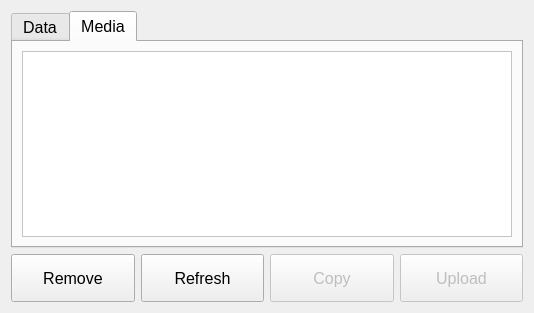
<?xml version="1.0" encoding="UTF-8"?>
<ui version="4.0">
 <class>MemoryWidget</class>
 <widget class="QWidget" name="MemoryWidget">
  <property name="geometry">
   <rect>
    <x>0</x>
    <y>0</y>
    <width>534</width>
    <height>313</height>
   </rect>
  </property>
  <property name="windowTitle">
   <string>Form</string>
  </property>
  <property name="autoFillBackground">
   <bool>true</bool>
  </property>
  <layout class="QVBoxLayout" name="verticalLayout_2">
   <item>
    <widget class="QTabWidget" name="tabWidget">
     <property name="font">
      <font>
       <pointsize>12</pointsize>
       <weight>50</weight>
       <bold>false</bold>
      </font>
     </property>
     <property name="currentIndex">
      <number>1</number>
     </property>
     <property name="iconSize">
      <size>
       <width>24</width>
       <height>24</height>
      </size>
     </property>
     <widget class="QWidget" name="dataTab">
      <attribute name="icon">
       <iconset resource="../resources.qrc">
        <normaloff>:/icons/resources/icons/arrows_hamburger 2.png</normaloff>:/icons/resources/icons/arrows_hamburger 2.png</iconset>
      </attribute>
      <attribute name="title">
       <string>Data</string>
      </attribute>
      <layout class="QVBoxLayout" name="verticalLayout_3">
       <item>
        <layout class="QVBoxLayout" name="verticalLayout">
         <item>
          <widget class="QListWidget" name="dataList">
           <property name="palette">
            <palette>
             <active>
              <colorrole role="WindowText">
               <brush brushstyle="SolidPattern">
                <color alpha="255">
                 <red>0</red>
                 <green>0</green>
                 <blue>0</blue>
                </color>
               </brush>
              </colorrole>
              <colorrole role="Button">
               <brush brushstyle="SolidPattern">
                <color alpha="255">
                 <red>255</red>
                 <green>255</green>
                 <blue>255</blue>
                </color>
               </brush>
              </colorrole>
              <colorrole role="Light">
               <brush brushstyle="SolidPattern">
                <color alpha="255">
                 <red>255</red>
                 <green>255</green>
                 <blue>255</blue>
                </color>
               </brush>
              </colorrole>
              <colorrole role="Midlight">
               <brush brushstyle="SolidPattern">
                <color alpha="255">
                 <red>255</red>
                 <green>255</green>
                 <blue>255</blue>
                </color>
               </brush>
              </colorrole>
              <colorrole role="Dark">
               <brush brushstyle="SolidPattern">
                <color alpha="255">
                 <red>127</red>
                 <green>127</green>
                 <blue>127</blue>
                </color>
               </brush>
              </colorrole>
              <colorrole role="Mid">
               <brush brushstyle="SolidPattern">
                <color alpha="255">
                 <red>170</red>
                 <green>170</green>
                 <blue>170</blue>
                </color>
               </brush>
              </colorrole>
              <colorrole role="Text">
               <brush brushstyle="SolidPattern">
                <color alpha="255">
                 <red>0</red>
                 <green>0</green>
                 <blue>0</blue>
                </color>
               </brush>
              </colorrole>
              <colorrole role="BrightText">
               <brush brushstyle="SolidPattern">
                <color alpha="255">
                 <red>255</red>
                 <green>255</green>
                 <blue>255</blue>
                </color>
               </brush>
              </colorrole>
              <colorrole role="ButtonText">
               <brush brushstyle="SolidPattern">
                <color alpha="255">
                 <red>0</red>
                 <green>0</green>
                 <blue>0</blue>
                </color>
               </brush>
              </colorrole>
              <colorrole role="Base">
               <brush brushstyle="SolidPattern">
                <color alpha="255">
                 <red>255</red>
                 <green>255</green>
                 <blue>255</blue>
                </color>
               </brush>
              </colorrole>
              <colorrole role="Window">
               <brush brushstyle="SolidPattern">
                <color alpha="255">
                 <red>255</red>
                 <green>255</green>
                 <blue>255</blue>
                </color>
               </brush>
              </colorrole>
              <colorrole role="Shadow">
               <brush brushstyle="SolidPattern">
                <color alpha="255">
                 <red>0</red>
                 <green>0</green>
                 <blue>0</blue>
                </color>
               </brush>
              </colorrole>
              <colorrole role="AlternateBase">
               <brush brushstyle="SolidPattern">
                <color alpha="255">
                 <red>255</red>
                 <green>255</green>
                 <blue>255</blue>
                </color>
               </brush>
              </colorrole>
              <colorrole role="ToolTipBase">
               <brush brushstyle="SolidPattern">
                <color alpha="255">
                 <red>255</red>
                 <green>255</green>
                 <blue>220</blue>
                </color>
               </brush>
              </colorrole>
              <colorrole role="ToolTipText">
               <brush brushstyle="SolidPattern">
                <color alpha="255">
                 <red>0</red>
                 <green>0</green>
                 <blue>0</blue>
                </color>
               </brush>
              </colorrole>
             </active>
             <inactive>
              <colorrole role="WindowText">
               <brush brushstyle="SolidPattern">
                <color alpha="255">
                 <red>0</red>
                 <green>0</green>
                 <blue>0</blue>
                </color>
               </brush>
              </colorrole>
              <colorrole role="Button">
               <brush brushstyle="SolidPattern">
                <color alpha="255">
                 <red>255</red>
                 <green>255</green>
                 <blue>255</blue>
                </color>
               </brush>
              </colorrole>
              <colorrole role="Light">
               <brush brushstyle="SolidPattern">
                <color alpha="255">
                 <red>255</red>
                 <green>255</green>
                 <blue>255</blue>
                </color>
               </brush>
              </colorrole>
              <colorrole role="Midlight">
               <brush brushstyle="SolidPattern">
                <color alpha="255">
                 <red>255</red>
                 <green>255</green>
                 <blue>255</blue>
                </color>
               </brush>
              </colorrole>
              <colorrole role="Dark">
               <brush brushstyle="SolidPattern">
                <color alpha="255">
                 <red>127</red>
                 <green>127</green>
                 <blue>127</blue>
                </color>
               </brush>
              </colorrole>
              <colorrole role="Mid">
               <brush brushstyle="SolidPattern">
                <color alpha="255">
                 <red>170</red>
                 <green>170</green>
                 <blue>170</blue>
                </color>
               </brush>
              </colorrole>
              <colorrole role="Text">
               <brush brushstyle="SolidPattern">
                <color alpha="255">
                 <red>0</red>
                 <green>0</green>
                 <blue>0</blue>
                </color>
               </brush>
              </colorrole>
              <colorrole role="BrightText">
               <brush brushstyle="SolidPattern">
                <color alpha="255">
                 <red>255</red>
                 <green>255</green>
                 <blue>255</blue>
                </color>
               </brush>
              </colorrole>
              <colorrole role="ButtonText">
               <brush brushstyle="SolidPattern">
                <color alpha="255">
                 <red>0</red>
                 <green>0</green>
                 <blue>0</blue>
                </color>
               </brush>
              </colorrole>
              <colorrole role="Base">
               <brush brushstyle="SolidPattern">
                <color alpha="255">
                 <red>255</red>
                 <green>255</green>
                 <blue>255</blue>
                </color>
               </brush>
              </colorrole>
              <colorrole role="Window">
               <brush brushstyle="SolidPattern">
                <color alpha="255">
                 <red>255</red>
                 <green>255</green>
                 <blue>255</blue>
                </color>
               </brush>
              </colorrole>
              <colorrole role="Shadow">
               <brush brushstyle="SolidPattern">
                <color alpha="255">
                 <red>0</red>
                 <green>0</green>
                 <blue>0</blue>
                </color>
               </brush>
              </colorrole>
              <colorrole role="AlternateBase">
               <brush brushstyle="SolidPattern">
                <color alpha="255">
                 <red>255</red>
                 <green>255</green>
                 <blue>255</blue>
                </color>
               </brush>
              </colorrole>
              <colorrole role="ToolTipBase">
               <brush brushstyle="SolidPattern">
                <color alpha="255">
                 <red>255</red>
                 <green>255</green>
                 <blue>220</blue>
                </color>
               </brush>
              </colorrole>
              <colorrole role="ToolTipText">
               <brush brushstyle="SolidPattern">
                <color alpha="255">
                 <red>0</red>
                 <green>0</green>
                 <blue>0</blue>
                </color>
               </brush>
              </colorrole>
             </inactive>
             <disabled>
              <colorrole role="WindowText">
               <brush brushstyle="SolidPattern">
                <color alpha="255">
                 <red>127</red>
                 <green>127</green>
                 <blue>127</blue>
                </color>
               </brush>
              </colorrole>
              <colorrole role="Button">
               <brush brushstyle="SolidPattern">
                <color alpha="255">
                 <red>255</red>
                 <green>255</green>
                 <blue>255</blue>
                </color>
               </brush>
              </colorrole>
              <colorrole role="Light">
               <brush brushstyle="SolidPattern">
                <color alpha="255">
                 <red>255</red>
                 <green>255</green>
                 <blue>255</blue>
                </color>
               </brush>
              </colorrole>
              <colorrole role="Midlight">
               <brush brushstyle="SolidPattern">
                <color alpha="255">
                 <red>255</red>
                 <green>255</green>
                 <blue>255</blue>
                </color>
               </brush>
              </colorrole>
              <colorrole role="Dark">
               <brush brushstyle="SolidPattern">
                <color alpha="255">
                 <red>127</red>
                 <green>127</green>
                 <blue>127</blue>
                </color>
               </brush>
              </colorrole>
              <colorrole role="Mid">
               <brush brushstyle="SolidPattern">
                <color alpha="255">
                 <red>170</red>
                 <green>170</green>
                 <blue>170</blue>
                </color>
               </brush>
              </colorrole>
              <colorrole role="Text">
               <brush brushstyle="SolidPattern">
                <color alpha="255">
                 <red>127</red>
                 <green>127</green>
                 <blue>127</blue>
                </color>
               </brush>
              </colorrole>
              <colorrole role="BrightText">
               <brush brushstyle="SolidPattern">
                <color alpha="255">
                 <red>255</red>
                 <green>255</green>
                 <blue>255</blue>
                </color>
               </brush>
              </colorrole>
              <colorrole role="ButtonText">
               <brush brushstyle="SolidPattern">
                <color alpha="255">
                 <red>127</red>
                 <green>127</green>
                 <blue>127</blue>
                </color>
               </brush>
              </colorrole>
              <colorrole role="Base">
               <brush brushstyle="SolidPattern">
                <color alpha="255">
                 <red>255</red>
                 <green>255</green>
                 <blue>255</blue>
                </color>
               </brush>
              </colorrole>
              <colorrole role="Window">
               <brush brushstyle="SolidPattern">
                <color alpha="255">
                 <red>255</red>
                 <green>255</green>
                 <blue>255</blue>
                </color>
               </brush>
              </colorrole>
              <colorrole role="Shadow">
               <brush brushstyle="SolidPattern">
                <color alpha="255">
                 <red>0</red>
                 <green>0</green>
                 <blue>0</blue>
                </color>
               </brush>
              </colorrole>
              <colorrole role="AlternateBase">
               <brush brushstyle="SolidPattern">
                <color alpha="255">
                 <red>255</red>
                 <green>255</green>
                 <blue>255</blue>
                </color>
               </brush>
              </colorrole>
              <colorrole role="ToolTipBase">
               <brush brushstyle="SolidPattern">
                <color alpha="255">
                 <red>255</red>
                 <green>255</green>
                 <blue>220</blue>
                </color>
               </brush>
              </colorrole>
              <colorrole role="ToolTipText">
               <brush brushstyle="SolidPattern">
                <color alpha="255">
                 <red>0</red>
                 <green>0</green>
                 <blue>0</blue>
                </color>
               </brush>
              </colorrole>
             </disabled>
            </palette>
           </property>
           <property name="font">
            <font>
             <pointsize>20</pointsize>
             <weight>75</weight>
             <bold>true</bold>
            </font>
           </property>
          </widget>
         </item>
        </layout>
       </item>
      </layout>
     </widget>
     <widget class="QWidget" name="mediaTab">
      <attribute name="icon">
       <iconset resource="../resources.qrc">
        <normaloff>:/icons/resources/icons/basic_picture.png</normaloff>:/icons/resources/icons/basic_picture.png</iconset>
      </attribute>
      <attribute name="title">
       <string>Media</string>
      </attribute>
      <layout class="QVBoxLayout" name="verticalLayout_7">
       <item>
        <layout class="QVBoxLayout" name="verticalLayout_6">
         <item>
          <widget class="QListWidget" name="mediaList">
           <property name="palette">
            <palette>
             <active>
              <colorrole role="WindowText">
               <brush brushstyle="SolidPattern">
                <color alpha="255">
                 <red>0</red>
                 <green>0</green>
                 <blue>0</blue>
                </color>
               </brush>
              </colorrole>
              <colorrole role="Button">
               <brush brushstyle="SolidPattern">
                <color alpha="255">
                 <red>255</red>
                 <green>255</green>
                 <blue>255</blue>
                </color>
               </brush>
              </colorrole>
              <colorrole role="Light">
               <brush brushstyle="SolidPattern">
                <color alpha="255">
                 <red>255</red>
                 <green>255</green>
                 <blue>255</blue>
                </color>
               </brush>
              </colorrole>
              <colorrole role="Midlight">
               <brush brushstyle="SolidPattern">
                <color alpha="255">
                 <red>255</red>
                 <green>255</green>
                 <blue>255</blue>
                </color>
               </brush>
              </colorrole>
              <colorrole role="Dark">
               <brush brushstyle="SolidPattern">
                <color alpha="255">
                 <red>127</red>
                 <green>127</green>
                 <blue>127</blue>
                </color>
               </brush>
              </colorrole>
              <colorrole role="Mid">
               <brush brushstyle="SolidPattern">
                <color alpha="255">
                 <red>170</red>
                 <green>170</green>
                 <blue>170</blue>
                </color>
               </brush>
              </colorrole>
              <colorrole role="Text">
               <brush brushstyle="SolidPattern">
                <color alpha="255">
                 <red>0</red>
                 <green>0</green>
                 <blue>0</blue>
                </color>
               </brush>
              </colorrole>
              <colorrole role="BrightText">
               <brush brushstyle="SolidPattern">
                <color alpha="255">
                 <red>255</red>
                 <green>255</green>
                 <blue>255</blue>
                </color>
               </brush>
              </colorrole>
              <colorrole role="ButtonText">
               <brush brushstyle="SolidPattern">
                <color alpha="255">
                 <red>0</red>
                 <green>0</green>
                 <blue>0</blue>
                </color>
               </brush>
              </colorrole>
              <colorrole role="Base">
               <brush brushstyle="SolidPattern">
                <color alpha="255">
                 <red>255</red>
                 <green>255</green>
                 <blue>255</blue>
                </color>
               </brush>
              </colorrole>
              <colorrole role="Window">
               <brush brushstyle="SolidPattern">
                <color alpha="255">
                 <red>255</red>
                 <green>255</green>
                 <blue>255</blue>
                </color>
               </brush>
              </colorrole>
              <colorrole role="Shadow">
               <brush brushstyle="SolidPattern">
                <color alpha="255">
                 <red>0</red>
                 <green>0</green>
                 <blue>0</blue>
                </color>
               </brush>
              </colorrole>
              <colorrole role="AlternateBase">
               <brush brushstyle="SolidPattern">
                <color alpha="255">
                 <red>255</red>
                 <green>255</green>
                 <blue>255</blue>
                </color>
               </brush>
              </colorrole>
              <colorrole role="ToolTipBase">
               <brush brushstyle="SolidPattern">
                <color alpha="255">
                 <red>255</red>
                 <green>255</green>
                 <blue>220</blue>
                </color>
               </brush>
              </colorrole>
              <colorrole role="ToolTipText">
               <brush brushstyle="SolidPattern">
                <color alpha="255">
                 <red>0</red>
                 <green>0</green>
                 <blue>0</blue>
                </color>
               </brush>
              </colorrole>
             </active>
             <inactive>
              <colorrole role="WindowText">
               <brush brushstyle="SolidPattern">
                <color alpha="255">
                 <red>0</red>
                 <green>0</green>
                 <blue>0</blue>
                </color>
               </brush>
              </colorrole>
              <colorrole role="Button">
               <brush brushstyle="SolidPattern">
                <color alpha="255">
                 <red>255</red>
                 <green>255</green>
                 <blue>255</blue>
                </color>
               </brush>
              </colorrole>
              <colorrole role="Light">
               <brush brushstyle="SolidPattern">
                <color alpha="255">
                 <red>255</red>
                 <green>255</green>
                 <blue>255</blue>
                </color>
               </brush>
              </colorrole>
              <colorrole role="Midlight">
               <brush brushstyle="SolidPattern">
                <color alpha="255">
                 <red>255</red>
                 <green>255</green>
                 <blue>255</blue>
                </color>
               </brush>
              </colorrole>
              <colorrole role="Dark">
               <brush brushstyle="SolidPattern">
                <color alpha="255">
                 <red>127</red>
                 <green>127</green>
                 <blue>127</blue>
                </color>
               </brush>
              </colorrole>
              <colorrole role="Mid">
               <brush brushstyle="SolidPattern">
                <color alpha="255">
                 <red>170</red>
                 <green>170</green>
                 <blue>170</blue>
                </color>
               </brush>
              </colorrole>
              <colorrole role="Text">
               <brush brushstyle="SolidPattern">
                <color alpha="255">
                 <red>0</red>
                 <green>0</green>
                 <blue>0</blue>
                </color>
               </brush>
              </colorrole>
              <colorrole role="BrightText">
               <brush brushstyle="SolidPattern">
                <color alpha="255">
                 <red>255</red>
                 <green>255</green>
                 <blue>255</blue>
                </color>
               </brush>
              </colorrole>
              <colorrole role="ButtonText">
               <brush brushstyle="SolidPattern">
                <color alpha="255">
                 <red>0</red>
                 <green>0</green>
                 <blue>0</blue>
                </color>
               </brush>
              </colorrole>
              <colorrole role="Base">
               <brush brushstyle="SolidPattern">
                <color alpha="255">
                 <red>255</red>
                 <green>255</green>
                 <blue>255</blue>
                </color>
               </brush>
              </colorrole>
              <colorrole role="Window">
               <brush brushstyle="SolidPattern">
                <color alpha="255">
                 <red>255</red>
                 <green>255</green>
                 <blue>255</blue>
                </color>
               </brush>
              </colorrole>
              <colorrole role="Shadow">
               <brush brushstyle="SolidPattern">
                <color alpha="255">
                 <red>0</red>
                 <green>0</green>
                 <blue>0</blue>
                </color>
               </brush>
              </colorrole>
              <colorrole role="AlternateBase">
               <brush brushstyle="SolidPattern">
                <color alpha="255">
                 <red>255</red>
                 <green>255</green>
                 <blue>255</blue>
                </color>
               </brush>
              </colorrole>
              <colorrole role="ToolTipBase">
               <brush brushstyle="SolidPattern">
                <color alpha="255">
                 <red>255</red>
                 <green>255</green>
                 <blue>220</blue>
                </color>
               </brush>
              </colorrole>
              <colorrole role="ToolTipText">
               <brush brushstyle="SolidPattern">
                <color alpha="255">
                 <red>0</red>
                 <green>0</green>
                 <blue>0</blue>
                </color>
               </brush>
              </colorrole>
             </inactive>
             <disabled>
              <colorrole role="WindowText">
               <brush brushstyle="SolidPattern">
                <color alpha="255">
                 <red>127</red>
                 <green>127</green>
                 <blue>127</blue>
                </color>
               </brush>
              </colorrole>
              <colorrole role="Button">
               <brush brushstyle="SolidPattern">
                <color alpha="255">
                 <red>255</red>
                 <green>255</green>
                 <blue>255</blue>
                </color>
               </brush>
              </colorrole>
              <colorrole role="Light">
               <brush brushstyle="SolidPattern">
                <color alpha="255">
                 <red>255</red>
                 <green>255</green>
                 <blue>255</blue>
                </color>
               </brush>
              </colorrole>
              <colorrole role="Midlight">
               <brush brushstyle="SolidPattern">
                <color alpha="255">
                 <red>255</red>
                 <green>255</green>
                 <blue>255</blue>
                </color>
               </brush>
              </colorrole>
              <colorrole role="Dark">
               <brush brushstyle="SolidPattern">
                <color alpha="255">
                 <red>127</red>
                 <green>127</green>
                 <blue>127</blue>
                </color>
               </brush>
              </colorrole>
              <colorrole role="Mid">
               <brush brushstyle="SolidPattern">
                <color alpha="255">
                 <red>170</red>
                 <green>170</green>
                 <blue>170</blue>
                </color>
               </brush>
              </colorrole>
              <colorrole role="Text">
               <brush brushstyle="SolidPattern">
                <color alpha="255">
                 <red>127</red>
                 <green>127</green>
                 <blue>127</blue>
                </color>
               </brush>
              </colorrole>
              <colorrole role="BrightText">
               <brush brushstyle="SolidPattern">
                <color alpha="255">
                 <red>255</red>
                 <green>255</green>
                 <blue>255</blue>
                </color>
               </brush>
              </colorrole>
              <colorrole role="ButtonText">
               <brush brushstyle="SolidPattern">
                <color alpha="255">
                 <red>127</red>
                 <green>127</green>
                 <blue>127</blue>
                </color>
               </brush>
              </colorrole>
              <colorrole role="Base">
               <brush brushstyle="SolidPattern">
                <color alpha="255">
                 <red>255</red>
                 <green>255</green>
                 <blue>255</blue>
                </color>
               </brush>
              </colorrole>
              <colorrole role="Window">
               <brush brushstyle="SolidPattern">
                <color alpha="255">
                 <red>255</red>
                 <green>255</green>
                 <blue>255</blue>
                </color>
               </brush>
              </colorrole>
              <colorrole role="Shadow">
               <brush brushstyle="SolidPattern">
                <color alpha="255">
                 <red>0</red>
                 <green>0</green>
                 <blue>0</blue>
                </color>
               </brush>
              </colorrole>
              <colorrole role="AlternateBase">
               <brush brushstyle="SolidPattern">
                <color alpha="255">
                 <red>255</red>
                 <green>255</green>
                 <blue>255</blue>
                </color>
               </brush>
              </colorrole>
              <colorrole role="ToolTipBase">
               <brush brushstyle="SolidPattern">
                <color alpha="255">
                 <red>255</red>
                 <green>255</green>
                 <blue>220</blue>
                </color>
               </brush>
              </colorrole>
              <colorrole role="ToolTipText">
               <brush brushstyle="SolidPattern">
                <color alpha="255">
                 <red>0</red>
                 <green>0</green>
                 <blue>0</blue>
                </color>
               </brush>
              </colorrole>
             </disabled>
            </palette>
           </property>
           <property name="font">
            <font>
             <pointsize>20</pointsize>
             <weight>75</weight>
             <bold>true</bold>
            </font>
           </property>
          </widget>
         </item>
        </layout>
       </item>
      </layout>
     </widget>
    </widget>
   </item>
   <item>
    <layout class="QHBoxLayout" name="horizontalLayout">
     <item>
      <widget class="QPushButton" name="removeButton">
       <property name="minimumSize">
        <size>
         <width>48</width>
         <height>48</height>
        </size>
       </property>
       <property name="font">
        <font>
         <pointsize>12</pointsize>
        </font>
       </property>
       <property name="text">
        <string>Remove</string>
       </property>
       <property name="icon">
        <iconset resource="../resources.qrc">
         <normaloff>:/icons/resources/icons/arrows_remove.png</normaloff>:/icons/resources/icons/arrows_remove.png</iconset>
       </property>
       <property name="iconSize">
        <size>
         <width>32</width>
         <height>32</height>
        </size>
       </property>
      </widget>
     </item>
     <item>
      <widget class="QPushButton" name="refreshButton">
       <property name="minimumSize">
        <size>
         <width>48</width>
         <height>48</height>
        </size>
       </property>
       <property name="font">
        <font>
         <pointsize>12</pointsize>
        </font>
       </property>
       <property name="text">
        <string>Refresh</string>
       </property>
       <property name="icon">
        <iconset resource="../resources.qrc">
         <normaloff>:/icons/resources/icons/music_repeat_button.png</normaloff>:/icons/resources/icons/music_repeat_button.png</iconset>
       </property>
       <property name="iconSize">
        <size>
         <width>32</width>
         <height>32</height>
        </size>
       </property>
      </widget>
     </item>
     <item>
      <widget class="QPushButton" name="copyButton">
       <property name="enabled">
        <bool>false</bool>
       </property>
       <property name="minimumSize">
        <size>
         <width>48</width>
         <height>48</height>
        </size>
       </property>
       <property name="font">
        <font>
         <pointsize>12</pointsize>
        </font>
       </property>
       <property name="text">
        <string>Copy</string>
       </property>
       <property name="icon">
        <iconset resource="../resources.qrc">
         <normaloff>:/icons/resources/icons/arrows_down_double-34.png</normaloff>:/icons/resources/icons/arrows_down_double-34.png</iconset>
       </property>
       <property name="iconSize">
        <size>
         <width>32</width>
         <height>32</height>
        </size>
       </property>
      </widget>
     </item>
     <item>
      <widget class="QPushButton" name="uploadButton">
       <property name="enabled">
        <bool>false</bool>
       </property>
       <property name="minimumSize">
        <size>
         <width>48</width>
         <height>48</height>
        </size>
       </property>
       <property name="font">
        <font>
         <pointsize>12</pointsize>
        </font>
       </property>
       <property name="text">
        <string>Upload</string>
       </property>
       <property name="icon">
        <iconset resource="../resources.qrc">
         <normaloff>:/icons/resources/icons/arrows_slim_up.png</normaloff>:/icons/resources/icons/arrows_slim_up.png</iconset>
       </property>
       <property name="iconSize">
        <size>
         <width>32</width>
         <height>32</height>
        </size>
       </property>
      </widget>
     </item>
    </layout>
   </item>
  </layout>
 </widget>
 <resources>
  <include location="../resources.qrc"/>
 </resources>
 <connections/>
</ui>
